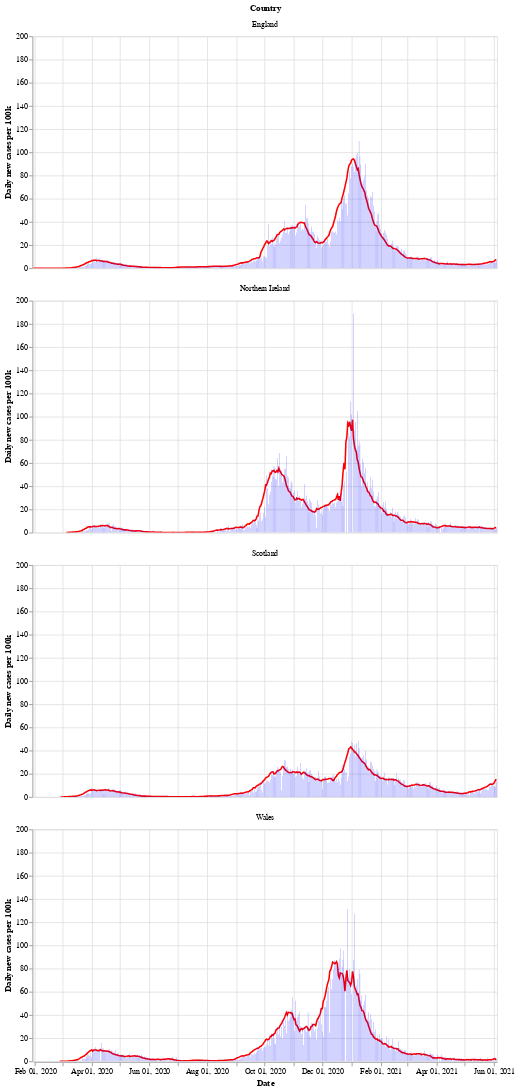

The code cell stored with this chart in its notebook:
### Markdown cell above
Next is a bar chart of the number of new cases in each country (per 100k population), with the 7 day moving average of cases. Again we see that Wales saw a longer period of raising and falling cases compared to the other countries.

After a period of cases falling, each nation is now seeing a rise in the number of cases - especially in Wales.

### Code cell
# collapse
bars = alt.Chart(uk_cases).mark_bar().encode(
    x=alt.X("yearmonthdate(date):T", axis=alt.Axis(title='Date')),
    y=alt.Y("newCasesRate:Q", axis=alt.Axis(title='Daily new cases per 100k')),
    tooltip='newCasesRate',
    color=alt.condition(
        alt.datum.dailyChange > 0,
        alt.value("orange"),  # The positive color
        alt.value("blue")  # The negative color
    )
).properties(title='New cases per 100k population with rolling 7 day average', width=600).interactive()
line = alt.Chart(uk_cases).mark_line(
    color='red',
    size=2,
).transform_window(
    rolling_mean='mean(newCasesRate)',
    frame=[0, 7],
    groupby=['areaName']
).encode(
    x='yearmonthdate(date):T',
    y='rolling_mean:Q'
)
alt.layer(line, bars, data=uk_cases).facet(alt.Row('areaName', title='Country'), columns=1)

### Figure 1 — Vega-Lite specification as saved in the notebook (floating-point values rounded to 4 significant figures; data arrays with more than 128 entries replaced by an {"elided": "..."} marker saying what was removed)
{"config": {"view": {"continuousWidth": 400, "continuousHeight": 300}}, "data": {"name": "data-801064c81f392c10ceca31b4989fab68"}, "facet": {"type": "nominal", "field": "areaName", "title": "Country"}, "spec": {"layer": [{"mark": {"type": "line", "color": "red", "size": 2}, "encoding": {"x": {"type": "temporal", "field": "date", "timeUnit": "yearmonthdate"}, "y": {"type": "quantitative", "field": "rolling_mean"}}, "transform": [{"window": [{"op": "mean", "field": "newCasesRate", "as": "rolling_mean"}], "frame": [0, 7], "groupby": ["areaName"]}]}, {"mark": "bar", "encoding": {"color": {"condition": {"value": "orange", "test": "(datum.dailyChange > 0)"}, "value": "blue"}, "tooltip": {"type": "quantitative", "field": "newCasesRate"}, "x": {"type": "temporal", "axis": {"title": "Date"}, "field": "date", "timeUnit": "yearmonthdate"}, "y": {"type": "quantitative", "axis": {"title": "Daily new cases per 100k"}, "field": "newCasesRate"}}, "selection": {"selector002": {"type": "interval", "bind": "scales", "encodings": ["x", "y"]}}, "title": "New cases per 100k population with rolling 7 day average", "width": 600}]}, "columns": 1, "$schema": "https://vega.github.io/schema/vega-lite/v4.8.1.json", "datasets": {"data-801064c81f392c10ceca31b4989fab68": {"elided": "1872 records"}}}
